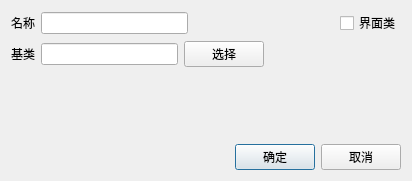
<?xml version="1.0" encoding="UTF-8"?>
<ui version="4.0">
 <class>JZNewClassDialog</class>
 <widget class="QWidget" name="JZNewClassDialog">
  <property name="geometry">
   <rect>
    <x>0</x>
    <y>0</y>
    <width>412</width>
    <height>181</height>
   </rect>
  </property>
  <property name="windowTitle">
   <string>新建工程</string>
  </property>
  <layout class="QVBoxLayout" name="verticalLayout">
   <item>
    <widget class="QWidget" name="widget" native="true">
     <layout class="QVBoxLayout" name="verticalLayout_2">
      <property name="leftMargin">
       <number>0</number>
      </property>
      <property name="topMargin">
       <number>0</number>
      </property>
      <property name="rightMargin">
       <number>0</number>
      </property>
      <property name="bottomMargin">
       <number>0</number>
      </property>
      <item>
       <layout class="QHBoxLayout" name="horizontalLayout_3">
        <item>
         <widget class="QLabel" name="label_3">
          <property name="text">
           <string>名称</string>
          </property>
         </widget>
        </item>
        <item>
         <widget class="QLineEdit" name="lineClassName"/>
        </item>
        <item>
         <spacer name="horizontalSpacer">
          <property name="orientation">
           <enum>Qt::Horizontal</enum>
          </property>
          <property name="sizeHint" stdset="0">
           <size>
            <width>40</width>
            <height>20</height>
           </size>
          </property>
         </spacer>
        </item>
        <item>
         <widget class="QCheckBox" name="boxIsUI">
          <property name="text">
           <string>界面类</string>
          </property>
         </widget>
        </item>
       </layout>
      </item>
      <item>
       <layout class="QHBoxLayout" name="horizontalLayout">
        <item>
         <widget class="QLabel" name="label">
          <property name="text">
           <string>基类</string>
          </property>
         </widget>
        </item>
        <item>
         <widget class="QLineEdit" name="lineBaseClass"/>
        </item>
        <item>
         <widget class="QPushButton" name="btnSelect">
          <property name="text">
           <string>选择</string>
          </property>
         </widget>
        </item>
        <item>
         <spacer name="horizontalSpacer_3">
          <property name="orientation">
           <enum>Qt::Horizontal</enum>
          </property>
          <property name="sizeHint" stdset="0">
           <size>
            <width>40</width>
            <height>20</height>
           </size>
          </property>
         </spacer>
        </item>
       </layout>
      </item>
     </layout>
    </widget>
   </item>
   <item>
    <spacer name="verticalSpacer">
     <property name="orientation">
      <enum>Qt::Vertical</enum>
     </property>
     <property name="sizeHint" stdset="0">
      <size>
       <width>20</width>
       <height>40</height>
      </size>
     </property>
    </spacer>
   </item>
   <item>
    <widget class="QWidget" name="widget_3" native="true">
     <layout class="QHBoxLayout" name="horizontalLayout_2">
      <property name="leftMargin">
       <number>0</number>
      </property>
      <property name="topMargin">
       <number>0</number>
      </property>
      <property name="rightMargin">
       <number>0</number>
      </property>
      <property name="bottomMargin">
       <number>0</number>
      </property>
      <item>
       <spacer name="horizontalSpacer_2">
        <property name="orientation">
         <enum>Qt::Horizontal</enum>
        </property>
        <property name="sizeHint" stdset="0">
         <size>
          <width>296</width>
          <height>20</height>
         </size>
        </property>
       </spacer>
      </item>
      <item>
       <widget class="QPushButton" name="btnOk">
        <property name="text">
         <string>确定</string>
        </property>
        <property name="autoDefault">
         <bool>true</bool>
        </property>
        <property name="default">
         <bool>true</bool>
        </property>
       </widget>
      </item>
      <item>
       <widget class="QPushButton" name="btnCancel">
        <property name="text">
         <string>取消</string>
        </property>
        <property name="autoDefault">
         <bool>false</bool>
        </property>
       </widget>
      </item>
     </layout>
    </widget>
   </item>
  </layout>
 </widget>
 <layoutdefault spacing="6" margin="11"/>
 <resources>
  <include location="../JZNodeEditor.qrc"/>
 </resources>
 <connections/>
</ui>
